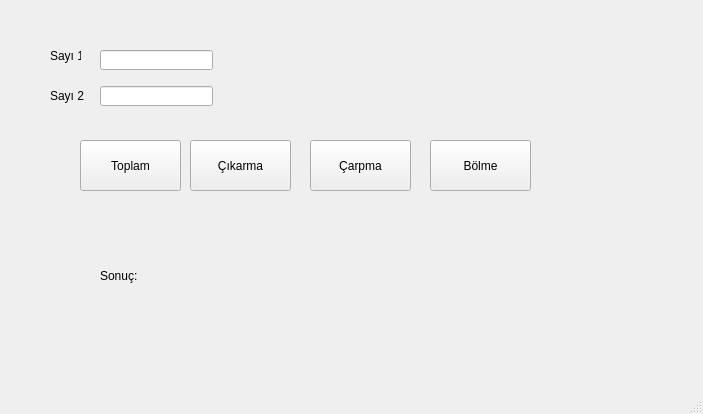
<?xml version="1.0" encoding="UTF-8"?>
<ui version="4.0">
 <class>MainWindow</class>
 <widget class="QMainWindow" name="MainWindow">
  <property name="geometry">
   <rect>
    <x>0</x>
    <y>0</y>
    <width>703</width>
    <height>414</height>
   </rect>
  </property>
  <property name="windowTitle">
   <string>MainWindow</string>
  </property>
  <widget class="QWidget" name="centralwidget">
   <widget class="QLabel" name="sayi1_lbl">
    <property name="geometry">
     <rect>
      <x>50</x>
      <y>40</y>
      <width>31</width>
      <height>31</height>
     </rect>
    </property>
    <property name="text">
     <string>Sayı 1</string>
    </property>
   </widget>
   <widget class="QLabel" name="sayi2_lbl">
    <property name="geometry">
     <rect>
      <x>50</x>
      <y>80</y>
      <width>41</width>
      <height>31</height>
     </rect>
    </property>
    <property name="text">
     <string>Sayı 2</string>
    </property>
   </widget>
   <widget class="QLineEdit" name="txt_sayi1">
    <property name="geometry">
     <rect>
      <x>100</x>
      <y>50</y>
      <width>113</width>
      <height>20</height>
     </rect>
    </property>
   </widget>
   <widget class="QLineEdit" name="txt_sayi2">
    <property name="geometry">
     <rect>
      <x>100</x>
      <y>86</y>
      <width>113</width>
      <height>20</height>
     </rect>
    </property>
   </widget>
   <widget class="QPushButton" name="btn_topla">
    <property name="geometry">
     <rect>
      <x>80</x>
      <y>140</y>
      <width>101</width>
      <height>51</height>
     </rect>
    </property>
    <property name="text">
     <string>Toplam</string>
    </property>
   </widget>
   <widget class="QPushButton" name="btn_cikar">
    <property name="geometry">
     <rect>
      <x>190</x>
      <y>140</y>
      <width>101</width>
      <height>51</height>
     </rect>
    </property>
    <property name="text">
     <string>Çıkarma</string>
    </property>
   </widget>
   <widget class="QPushButton" name="btn_carp">
    <property name="geometry">
     <rect>
      <x>310</x>
      <y>140</y>
      <width>101</width>
      <height>51</height>
     </rect>
    </property>
    <property name="text">
     <string>Çarpma</string>
    </property>
   </widget>
   <widget class="QPushButton" name="btn_bol">
    <property name="geometry">
     <rect>
      <x>430</x>
      <y>140</y>
      <width>101</width>
      <height>51</height>
     </rect>
    </property>
    <property name="text">
     <string>Bölme</string>
    </property>
   </widget>
   <widget class="QLabel" name="sonuc_lbl">
    <property name="geometry">
     <rect>
      <x>100</x>
      <y>250</y>
      <width>141</width>
      <height>51</height>
     </rect>
    </property>
    <property name="text">
     <string>Sonuç: </string>
    </property>
   </widget>
  </widget>
  <widget class="QMenuBar" name="menubar">
   <property name="geometry">
    <rect>
     <x>0</x>
     <y>0</y>
     <width>703</width>
     <height>21</height>
    </rect>
   </property>
  </widget>
  <widget class="QStatusBar" name="statusbar"/>
 </widget>
 <resources/>
 <connections/>
</ui>
